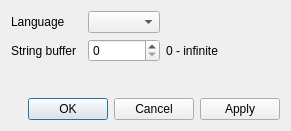
<?xml version="1.0" encoding="UTF-8"?>
<ui version="4.0">
 <class>Settings</class>
 <widget class="QWidget" name="Settings">
  <property name="geometry">
   <rect>
    <x>0</x>
    <y>0</y>
    <width>291</width>
    <height>131</height>
   </rect>
  </property>
  <property name="minimumSize">
   <size>
    <width>291</width>
    <height>131</height>
   </size>
  </property>
  <property name="windowTitle">
   <string>Settings</string>
  </property>
  <layout class="QVBoxLayout" name="verticalLayout">
   <item>
    <layout class="QGridLayout" name="gridLayout">
     <item row="0" column="0">
      <widget class="QLabel" name="labelLanguage">
       <property name="minimumSize">
        <size>
         <width>51</width>
         <height>20</height>
        </size>
       </property>
       <property name="text">
        <string>Language</string>
       </property>
      </widget>
     </item>
     <item row="0" column="1">
      <widget class="QComboBox" name="cbLang">
       <property name="minimumSize">
        <size>
         <width>72</width>
         <height>22</height>
        </size>
       </property>
      </widget>
     </item>
     <item row="0" column="2">
      <spacer name="horizontalSpacer_2">
       <property name="orientation">
        <enum>Qt::Horizontal</enum>
       </property>
       <property name="sizeHint" stdset="0">
        <size>
         <width>48</width>
         <height>20</height>
        </size>
       </property>
      </spacer>
     </item>
     <item row="1" column="0">
      <widget class="QLabel" name="labelStringBuffer">
       <property name="minimumSize">
        <size>
         <width>71</width>
         <height>20</height>
        </size>
       </property>
       <property name="text">
        <string>String buffer</string>
       </property>
      </widget>
     </item>
     <item row="1" column="1">
      <widget class="QSpinBox" name="sbBuffer">
       <property name="minimumSize">
        <size>
         <width>61</width>
         <height>23</height>
        </size>
       </property>
       <property name="maximum">
        <number>1000000</number>
       </property>
      </widget>
     </item>
     <item row="1" column="2">
      <widget class="QLabel" name="labelClarificationBuffer">
       <property name="minimumSize">
        <size>
         <width>51</width>
         <height>20</height>
        </size>
       </property>
       <property name="text">
        <string>0 - infinite</string>
       </property>
      </widget>
     </item>
    </layout>
   </item>
   <item>
    <spacer name="verticalSpacer">
     <property name="orientation">
      <enum>Qt::Vertical</enum>
     </property>
     <property name="sizeHint" stdset="0">
      <size>
       <width>20</width>
       <height>22</height>
      </size>
     </property>
    </spacer>
   </item>
   <item>
    <layout class="QHBoxLayout" name="horizontalLayout">
     <item>
      <spacer name="horizontalSpacer">
       <property name="orientation">
        <enum>Qt::Horizontal</enum>
       </property>
       <property name="sizeHint" stdset="0">
        <size>
         <width>13</width>
         <height>20</height>
        </size>
       </property>
      </spacer>
     </item>
     <item>
      <widget class="QDialogButtonBox" name="bBox">
       <property name="standardButtons">
        <set>QDialogButtonBox::Apply|QDialogButtonBox::Cancel|QDialogButtonBox::Ok</set>
       </property>
      </widget>
     </item>
    </layout>
   </item>
  </layout>
 </widget>
 <resources/>
 <connections/>
</ui>
